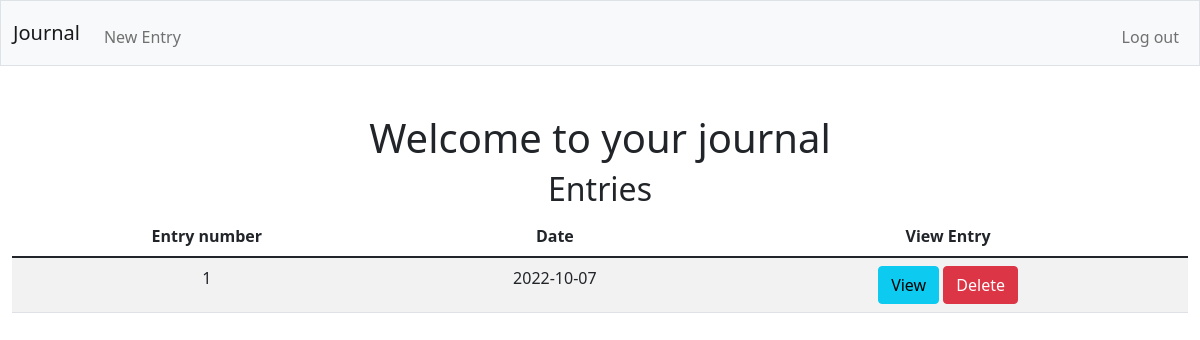
Page / (signed in) on the earlier database version.
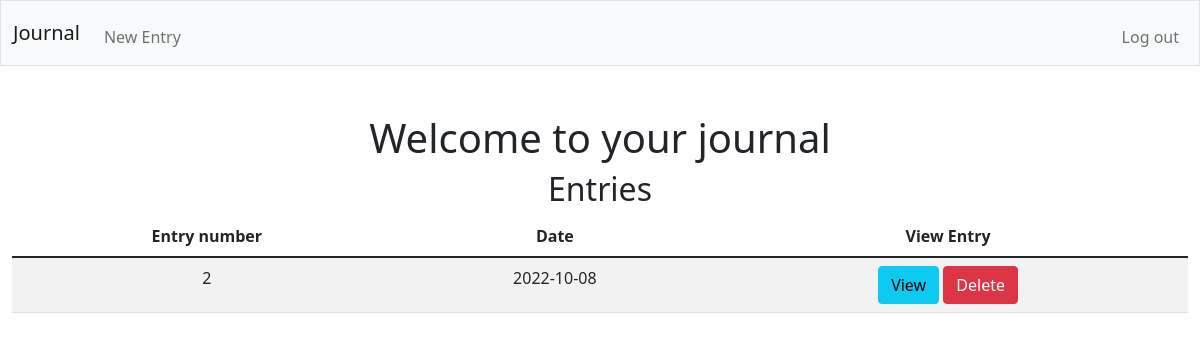
Same page on the later database version.
### tables this page shows
CREATE TABLE "entries" (
	"journal_id"	INTEGER NOT NULL UNIQUE,
	"customer_id"	INTEGER NOT NULL,
	"entry_id"	INTEGER NOT NULL,
	"date"	DATETIME,
	"year"	INTEGER NOT NULL,
	"month"	INTEGER NOT NULL,
	"day"	INTEGER NOT NULL,
	"entry"	INTEGER NOT NULL,
	FOREIGN KEY("customer_id") REFERENCES "users"("id"),
	PRIMARY KEY("journal_id")
);

### app.py (the view)
@app.route("/", methods=["GET", "POST"])
@login_required
def index():
    if request.method == "POST":
        journalNum = request.form["delete_button"]
        db.execute("DELETE FROM entries WHERE journal_id == ?", journalNum)
        return redirect("/")
    else:
        entries = db.execute("SELECT * FROM entries WHERE customer_id == ?", session["user_id"])
        return render_template("index.html", entries=entries)

### app.py (called while the page is built)
@app.after_request
def after_request(response):
    response.headers["Cache-Control"] = "no-cache, no-store, must-revalidate"
    response.headers["Expires"] = 0
    response.headers["Pragma"] = "no-cache"
    return response

### helpers.py (called while the page is built)
def login_required(f):
    @wraps(f)
    def decorated_function(*args, **kwargs):
        if session.get("user_id") is None:
            return redirect("/login")
        return f(*args, **kwargs)
    return decorated_function

### templates/index.html (shortened to what this page needs)
{% extends "layout.html" %}
{% block main %}
    <h1>Welcome to your journal</h1>
    <div>
        <h2>Entries</h2>
        <table class="table table-striped table-hover">
            <thead>
                <tr>
                    <th>Entry number</th>
                    <th>Date</th>
                    <th>View Entry</th>
                </tr>
            </thead>
            <tbody>
                {% for entry in entries %}
                    <tr>
                        <td>{{ entry["entry_id"] }}</td>
                        <td>{{ entry["date"] }}</td>
                        <td>
                            <form method="post">
                                <button type="button" class="btn btn-info" data-bs-toggle="modal" data-bs-target="#entryModal" data-myentry='{{ entry | tojson }}'>View</button>
                                <button type="submit" class="btn btn-danger" name="delete_button" value="{{ entry.journal_id }}">Delete</button>
                            </form>
                        </td>
                    </tr>
                {% endfor %}
            </tbody>
        </table>
    </div>
{% endblock %}

### templates/layout.html (shortened to what this page needs)
<!DOCTYPE html>
<html lang="en">
    <head>
        <link href="https://cdn.jsdelivr.net/npm/bootstrap@5.1.3/dist/css/bootstrap.min.css" rel="stylesheet">
        <link href="/static/style.css" rel="stylesheet">
    </head>
    <body>
        <nav class="bg-light border navbar navbar-expand-md navbar-light">
            <div class="container-fluid">
                <a class="navbar-brand" href="/">Journal</a>
                <div class="collapse navbar-collapse" id="navbar">
                    {% if session["user_id"] %}
                        <ul class="navbar-nav me-auto mt-2">
                            <li class="nav-item"><a class="nav-link" href="/entry">New Entry</a></li>
                        </ul>
                        <ul class="navbar-nav ms-auto mt-2">
                            <li class="nav-item"><a class="nav-link" href="/logout">Log out</a></li>
                        </ul>
                    {% else %}
                        <ul class="navbar-nav ms-auto mt-2">
                            <li class="nav-item"><a class="nav-link" href="/register">Register</a></li>
                            <li class="nav-item"><a class="nav-link" href="/login">Log In</a></li>
                        </ul>
                    {% endif %}
                </div>
            </div>
        </nav>
        <main class="container-fluid py-5 text-center">
            {% block main %}{% endblock %}
        </main>
    </body>
</html>

Differences in the rows shown:
removed entries: entry_id "1", date "2022-10-07", {{ entry.journal_id }} 3 (drawn)
added entries: entry_id "2", date "2022-10-08", {{ entry.journal_id }} 4 (drawn)
